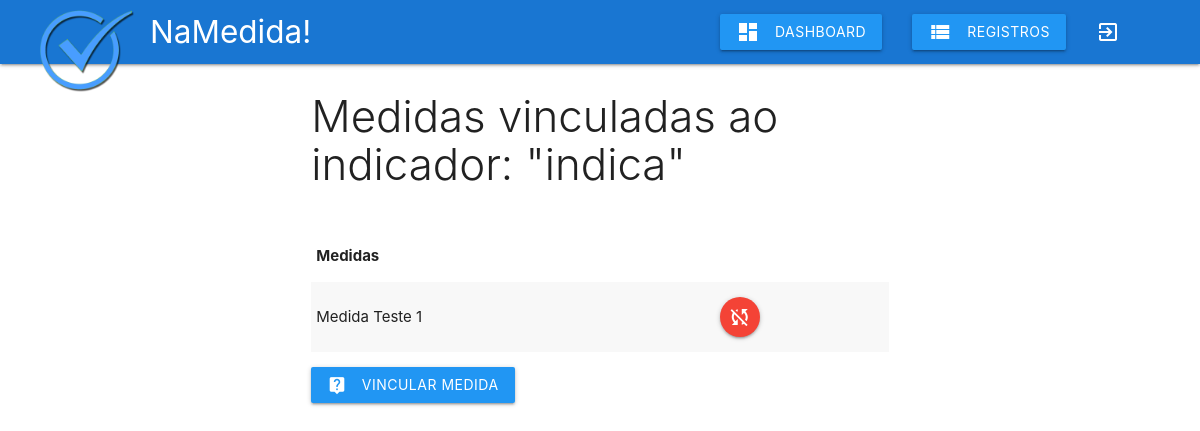
Screenshot of /php/vinculo-indicador.php?idIndicador=1 (signed in) with the database file from the repository.
### tables this page shows
CREATE TABLE `indicador` (
  `idIndicador` int(11) NOT NULL,
  `idBase` int(11) DEFAULT NULL,
  `nome` varchar(45) DEFAULT NULL,
  `descricao` varchar(255) DEFAULT NULL,
  `aceitavel` double DEFAULT NULL,
  `requer_atencao` double DEFAULT NULL,
  `tomar_providencia` double DEFAULT NULL
);

CREATE TABLE `indicador_medida_associada` (
  `idIndicador_medida_associada` int(11) NOT NULL,
  `idMedida` int(11) DEFAULT NULL,
  `idIndicador` int(11) DEFAULT NULL
);

CREATE TABLE `medida` (
  `idMedida` int(11) NOT NULL,
  `idBase` int(11) DEFAULT NULL,
  `nome` varchar(45) DEFAULT NULL,
  `descricao` varchar(255) DEFAULT NULL,
  `unidade_padrao` varchar(45) DEFAULT NULL,
  `responsavel` varchar(45) DEFAULT NULL,
  `tipo` tinyint(4) DEFAULT NULL
);

### php/vinculo-indicador.php (the view, shortened to what this page needs)
<?php
include_once 'db_connect.php';
include_once 'includes/header.php';
include_once 'includes/navbar.php';
if(isset($_GET['idIndicador'])):
	$id = mysqli_escape_string($connect, $_GET['idIndicador']);
	$sql = "SELECT * FROM indicador WHERE idIndicador = '$id'";
	$resultado = mysqli_query($connect, $sql);
	$dados_indicador = mysqli_fetch_array($resultado);
endif;
?>
<div class="row">
	<div class="col s12 m6 push-m3">
		<h3 class="light"> Medidas vinculadas ao indicador: "<?php echo $dados_indicador['nome']; ?>"</h3>
		<table class="striped responsive-table">
			<thead>
				<tr>
					<th>Medidas</th>
				</tr>
			</thead>
			<tbody>
				<?php
					$id = $dados_indicador['idIndicador'];
					$sql = "SELECT * FROM indicador_medida_associada WHERE idIndicador = '$id'";
					$resultado = mysqli_query($connect, $sql);
					while ($dados_medida_indicador = mysqli_fetch_array($resultado)) {
						$id = $dados_medida_indicador['idMedida'];
						$sql = "SELECT * FROM medida WHERE idMedida = '$id'";
						$resultado2 = mysqli_query($connect, $sql);
						$medida_nome = mysqli_fetch_array($resultado2);
						?> <tr><td>
							<?php echo $medida_nome['nome'];?>
						</td>
						<td><a  href="#modal<?php echo $dados_medida_indicador['idIndicador_medida_associada']; ?>" class="btn-floating red modal-trigger"><i title="desvincular" class="material-icons">sync_disabled</i></a></td>
						</tr>
						<?php
					}
				?>
			</tbody>
		</table>
		<a class='btn waves-effect waves-light blue vincular-pergunta-ou-medida-botao' href='vincular-medida-indicador.php?idIndicador=<?php echo $dados_indicador['idIndicador']; ?>'>vincular medida<i class="material-icons left">live_help</i></a>
	</div>
</div>
<?php
include_once 'includes/footer.php';
?>

### php/includes/style.php (style rules this page uses)
.responsive-table { margin-top: 40px; }
.vincular-pergunta-ou-medida-botao { margin-top: 15px; }

### rows the page displays
indicador: nome "indica"
indicador_medida_associada: idMedida.nome "Medida Teste 1"
